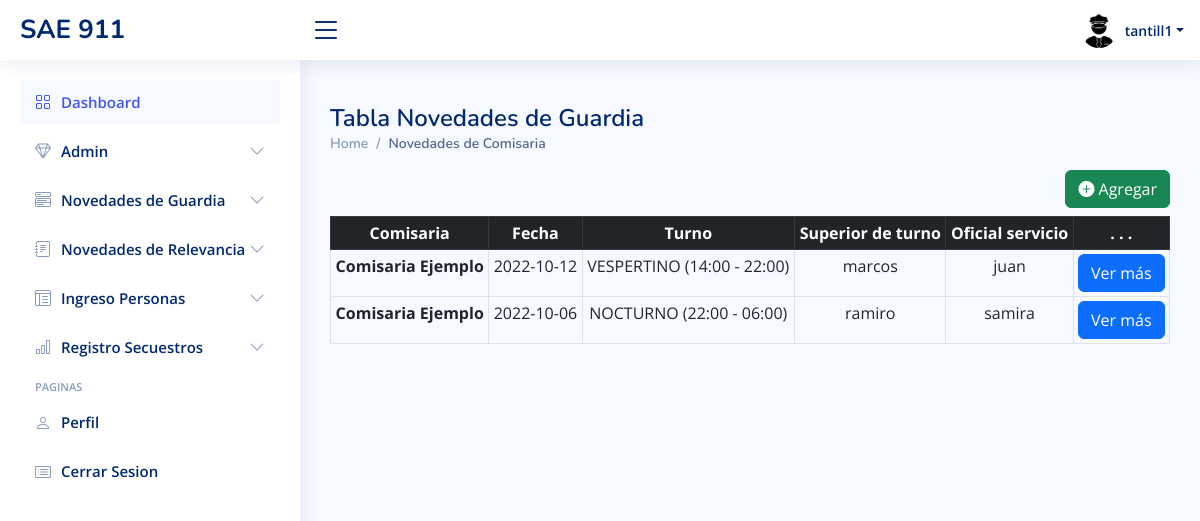
Screenshot of /novedades-tabla.php (signed in) with the database file from the repository.
### tables this page shows
CREATE TABLE `novedades_de_guardia` (
  `id` int NOT NULL,
  `idUsuario` int NOT NULL,
  `idComisaria` int NOT NULL,
  `fecha` date NOT NULL,
  `turno` varchar(30) NOT NULL,
  `superior_de_turno` varchar(100) NOT NULL,
  `oficial_servicio` varchar(100) NOT NULL,
  `personas_de_guardia` int NOT NULL,
  `motoristas` int NOT NULL,
  `mov_funcionamiento` varchar(250) NOT NULL,
  `mov_fuera_de_servicio` varchar(250) NOT NULL,
  `detenidos_causa_federal` int NOT NULL,
  `detenidos_justicia_ordinaria` int NOT NULL,
  `arres_averiguacion_de_hecho` int NOT NULL,
  `aprehendidos` int NOT NULL,
  `arres_averiguacion_actividades` int NOT NULL,
  `arres_info_codigo_de_faltas` int NOT NULL,
  `demorados` int NOT NULL,
  `eliminado` tinyint NOT NULL DEFAULT '0'
);

### novedades-tabla.php (the view, shortened to what this page needs)
<?php
  include 'conexion.php';
  $nombreComisaria = "Comisaria Ejemplo";
  $consultaDatosNovedadesDeGuardia="SELECT * FROM novedades_de_guardia  WHERE (eliminado < 1)";
  $resultado=mysqli_query($conexion,$consultaDatosNovedadesDeGuardia);
?>
<!DOCTYPE html>
<html lang="en">
<head>
  <link href="assets/vendor/bootstrap/css/bootstrap.min.css" rel="stylesheet">
  <link href="assets/vendor/bootstrap-icons/bootstrap-icons.css" rel="stylesheet">
  <link href="assets/vendor/boxicons/css/boxicons.min.css" rel="stylesheet">
  <link href="assets/vendor/quill/quill.snow.css" rel="stylesheet">
  <link href="assets/vendor/quill/quill.bubble.css" rel="stylesheet">
  <link href="assets/vendor/remixicon/remixicon.css" rel="stylesheet">
  <link href="assets/vendor/simple-datatables/style.css" rel="stylesheet">
  <link href="assets/css/style.css" rel="stylesheet">
</head>
<body>
  <?php include("./template/dashboard.php")?>
  <?php  if($_SESSION['rol'] == 1){
      include ("./template/admin.php");
    }else{
      include ("./template/usuario.php");
    }
  ?>
  <main id="main" class="main">
    <div class="pagetitle">
        <h1>Tabla Novedades de Guardia</h1>
        <nav>
          <ol class="breadcrumb">
            <li class="breadcrumb-item"><a href="inicio-dashboard.html">Home</a></li>
            <li class="breadcrumb-item active">Novedades de Comisaria</li>
          </ol>
        </nav>
    </div>
    <button type="button" class="btn btn-success float-end mb-2" data-bs-toggle="modal" data-bs-target="#staticBackdrop">
      <i class="bi bi-plus-circle-fill"></i>
      Agregar
    </button>
    <table class="table table-sm table-hover table-bordered text-center">
      <thead class="table-dark">
        <tr>
          <th scope="col">Comisaria</th>
          <th scope="col">Fecha</th>
          <th scope="col">Turno</th>
          <th scope="col">Superior de turno</th>
          <th scope="col">Oficial servicio</th>
          <th scope="col">. . .</th>
        </tr>
      </thead>
      <tbody>
          <?php
            while ($row = $resultado->fetch_assoc()) {
          ?>
        <tr>
          <th scope="row"><?php echo $nombreComisaria;?></th>
          <td><?php echo $row['fecha'] ?></td>
          <td><?php echo $row['turno'] ?></td>
          <td><?php echo $row['superior_de_turno'] ?></td>
          <td><?php echo $row['oficial_servicio'] ?></td>
          <td>
            <a class="btn btn-primary" href="novedades-ver-mas.php?id=<?php echo $row['id']?>">Ver más</a>
          </td>
        </tr>
        <?php
            }
          ?>
      </tbody>
    </table>
  </main>
</body>
</html>

### assets/css/style.css (style rules this page uses)
:root { scroll-behavior: smooth; }
body { font-family: "Open Sans", sans-serif; background: #f6f9ff; color: #444444; }
a { color: #4154f1; text-decoration: none; }
h1, h2, h3, h4, h5, h6 { font-family: "Nunito", sans-serif; }
#main { margin-top: 60px; padding: 20px 30px; transition: all 0.3s; }
.pagetitle { margin-bottom: 10px; }
.pagetitle h1 { font-size: 24px; margin-bottom: 0; font-weight: 600; color: #012970; }
.breadcrumb { font-size: 14px; font-family: "Nunito", sans-serif; color: #899bbd; font-weight: 600; }
.breadcrumb a { color: #899bbd; transition: 0.3s; }
.breadcrumb .breadcrumb-item::before { color: #899bbd; }
.breadcrumb .active { color: #51678f; font-weight: 600; }
@media (min-width: 1200px) { #main, #footer { margin-left: 300px; } }

### rows the page displays
novedades_de_guardia: fecha "2022-10-12", turno "VESPERTINO (14:00 - 22:00)", superior_de_turno "marcos", oficial_servicio "juan"
novedades_de_guardia: fecha "2022-10-06", turno "NOCTURNO (22:00 - 06:00)", superior_de_turno "ramiro", oficial_servicio "samira"

### other values shown
$_SESSION['usuario'] "tantill1"
